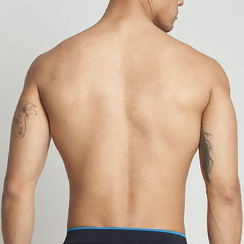
#> input picture example_image.png, 244 x 244 px
$ python -i main.py   (imports and definitions only)
#> lines starting #> are read from the running program, lines starting #| are printed output that depends on the picture; after the words box and inside, x2 and y2 are one past the last pixel; in counts of white or black regions, pixels touching at a corner belong together
import streamlit as st
import cv2
import numpy as np
import matplotlib.pyplot as plt
import math
import tempfile

# [14 lines not run here, left out]
image_example_path = 'example_image.png'
# [3 lines not run here, left out]

def detect_spine_curve(image_path):
#> called with image_path = 'example_image.png'
    img = cv2.imread(image_path)
#> img is the input picture: shape (244, 244, 3); mean B, G, R 152.9, 174.9, 202.3
    if img is None:
        print("Error: Image not found.")
        return

    img = cv2.resize(img, (600, 800))
#> img: shape (800, 600, 3)
    original = img.copy()

    gray = cv2.cvtColor(img, cv2.COLOR_BGR2GRAY)
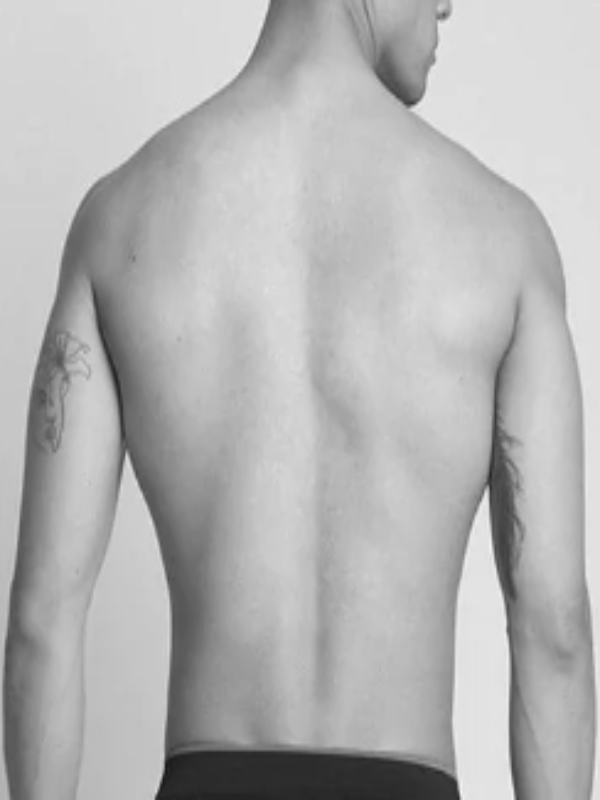
#> gray: shape (800, 600); min 23, max 247, mean 180.5

    clahe = cv2.createCLAHE(clipLimit=3.0, tileGridSize=(8,8))
    enhanced_gray = clahe.apply(gray)
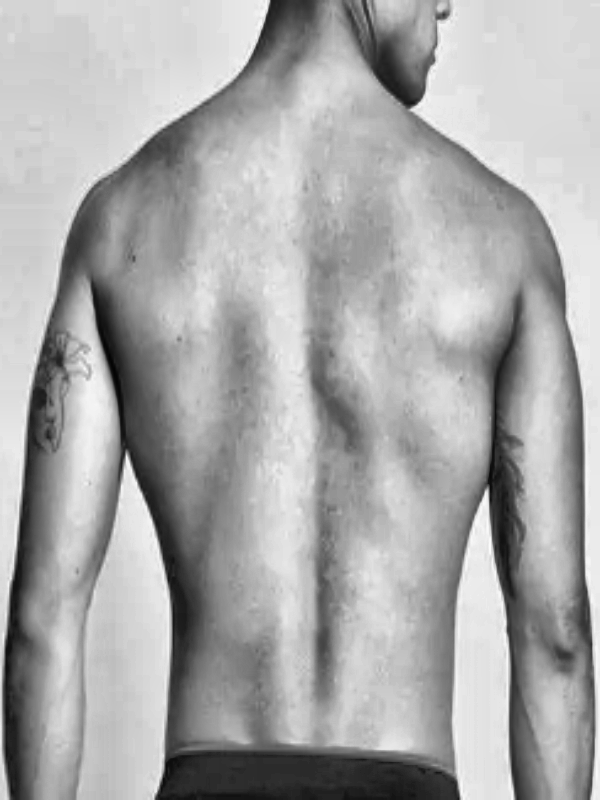
#> enhanced_gray: shape (800, 600); min 2, max 253, mean 169.1

    blurred = cv2.medianBlur(enhanced_gray, 5)

    thresh = cv2.adaptiveThreshold(blurred, 255, cv2.ADAPTIVE_THRESH_GAUSSIAN_C,
                                   cv2.THRESH_BINARY_INV, 11, 5)
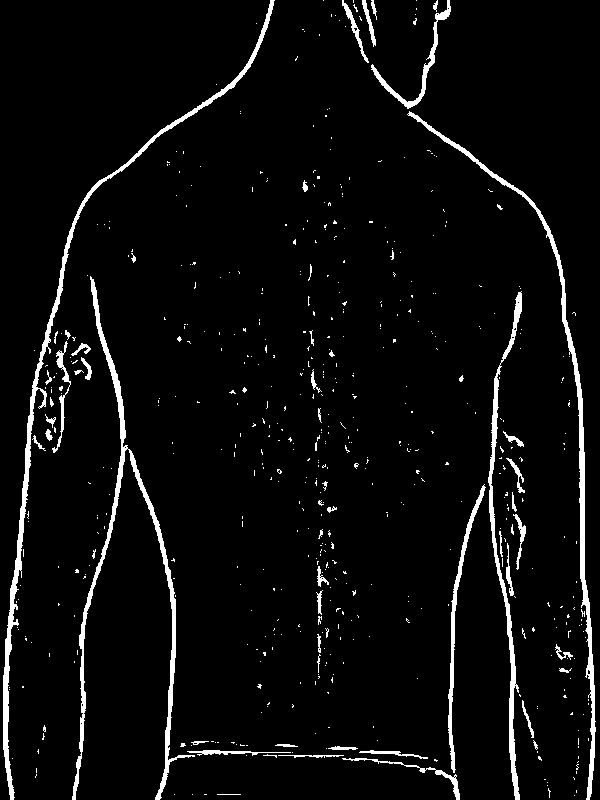
#> thresh: shape (800, 600); 4.5% white; 568 white regions (510 under 20 px), largest, box (x1, y1, x2, y2) and area: (3, 0, 275, 800) 4237, (72, 276, 195, 800) 3962, (407, 111, 596, 800) 3443

    kernel = cv2.getStructuringElement(cv2.MORPH_RECT, (1, 5))

    opened = cv2.morphologyEx(thresh, cv2.MORPH_OPEN, kernel, iterations=2)
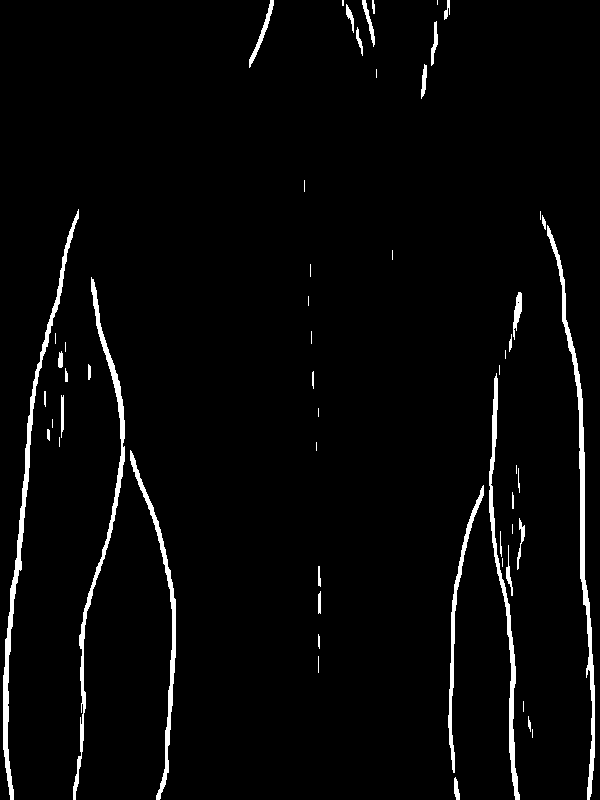
#> opened: shape (800, 600); 3.1% white; 57 white regions (23 under 20 px), largest, box (x1, y1, x2, y2) and area: (3, 209, 79, 800) 2763, (547, 225, 595, 800) 2613, (73, 277, 125, 800) 2227
    processed_mask = cv2.dilate(opened, kernel, iterations=2)
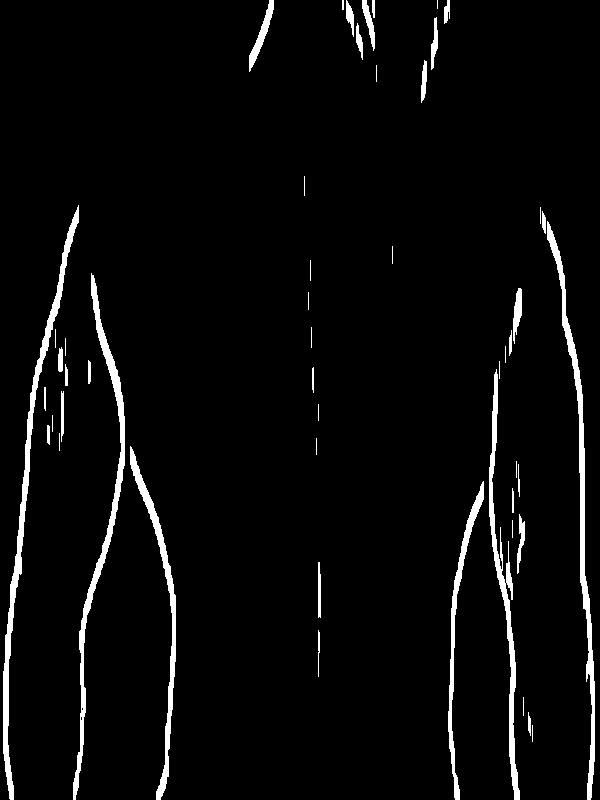
#> processed_mask: shape (800, 600); 3.9% white; 51 white regions (17 under 20 px)

    contours, _ = cv2.findContours(processed_mask, cv2.RETR_EXTERNAL, cv2.CHAIN_APPROX_SIMPLE)
#> contours = 51 contours, 22 with area under 20; largest, box (x1, y1, x2, y2) and area: (3, 205, 79, 800) 2822, (547, 221, 595, 800) 2468, (73, 273, 125, 800) 2432, (489, 369, 520, 800) 1865, (130, 446, 176, 800) 1695

    spine_contour = None
    max_area = 0
    img_center_x = img.shape[1] // 2
#> img_center_x = 300

    for cnt in contours:
        x, y, w, h = cv2.boundingRect(cnt)
        aspect_ratio = h / float(w)
        area = cv2.contourArea(cnt)

        if area > 500 and aspect_ratio > 3 and abs(x - img_center_x) < 150:
            if area > max_area:
                max_area = area
                spine_contour = cnt
#> this loop made 51 passes
#> (x, y, w, h, aspect_ratio, area, max_area) on pass 9: (448, 481, 36, 319, 8.86, 1232, 1232)
#> (x, y, w, h, aspect_ratio, area) on passes 2, 4, 5, 7, 8, 12: (528, 712, 3, 24, 8, 30), (318, 630, 2, 47, 23.5, 20), (318, 562, 3, 56, 18.67, 97.5), (517, 514, 8, 60, 7.5, 157), (512, 488, 2, 25, 12.5, 21.5), (130, 446, 46, 354, 7.7, 1695)
#> after the loop, max_area = 1232; spine_contour = contour of 164 points, box (x1, y1, x2, y2) (448, 481, 484, 800), area 1232

    if spine_contour is not None:
        cv2.drawContours(img, [spine_contour], -1, (0, 255, 0), 2)

        points = spine_contour.reshape(-1, 2)
#> points = 164 pairs, first value 448 to 483, second value 481 to 799
        vx, vy, x0, y0 = cv2.fitLine(points, cv2.DIST_L2, 0, 0.01, 0.01)
#> vx = [0.0813]; vy = [-0.997]; x0 = [463.6]; y0 = [592.9]

        rows, cols = img.shape[:2]
#> rows = 800; cols = 600
        lefty = int((-x0 * vy/vx) + y0)
#> lefty = 6274
        righty = int(((cols - x0) * vy/vx) + y0)
#> righty = -1078
        cv2.line(img, (cols-1, righty), (0, lefty), (255, 0, 0), 2)

        sorted_points = points[points[:,1].argsort()]
#> sorted_points has the same summary as points
        x_vals = sorted_points[:, 0]
#> x_vals = 164 values, max 483 at index 0, min 448 at index 131, mean 463.6
        y_vals = sorted_points[:, 1]
#> y_vals = 164 values from 481 to 799

        if len(y_vals) > 0:
            z = np.polyfit(y_vals, x_vals, 2)
#> z = [0.00079, -1.09, 823.4]
            p = np.poly1d(z)

            curve_points = []
            for y in range(min(y_vals), max(y_vals), 5):
                x = int(p(y))
                curve_points.append((x, y))
#> this loop made 64 passes
#> x on passes 1 to 12: 482, 481, 479, 478, 476, 475, 473, 472, 470, 469, 468, 467
#> after the loop, curve_points = 64 pairs, first value 448 to 482, second value 481 to 796

            cv2.polylines(img, [np.array(curve_points)], False, (0, 0, 255), 3)
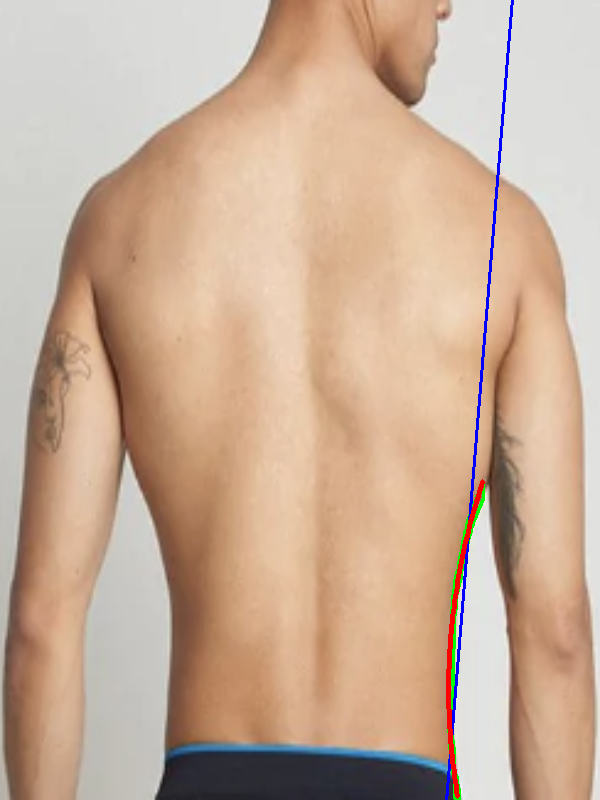
#> img: shape (800, 600, 3); mean B, G, R 152.5, 173.6, 201.2

    titles = ['Original', 'CLAHE Enhanced', 'Threshold Mask', 'Result']
    images = [original, enhanced_gray, processed_mask, img]

    plt.figure(figsize=(10, 8))
    for i in range(4):
        plt.subplot(2, 2, i+1)
        if i == 3 or i == 0:
            plt.imshow(cv2.cvtColor(images[i], cv2.COLOR_BGR2RGB))
        else:
            plt.imshow(images[i], cmap='gray')
        plt.title(titles[i])
        plt.axis('off')
    st.pyplot(plt)
#> (this line was passed over: streamlit is not available in this run)

# [74 lines left out: function analyze_scoliosis_silhouette, not called in this run]

# [12 lines not run here, left out]

>>> result = detect_spine_curve('example_image.png')
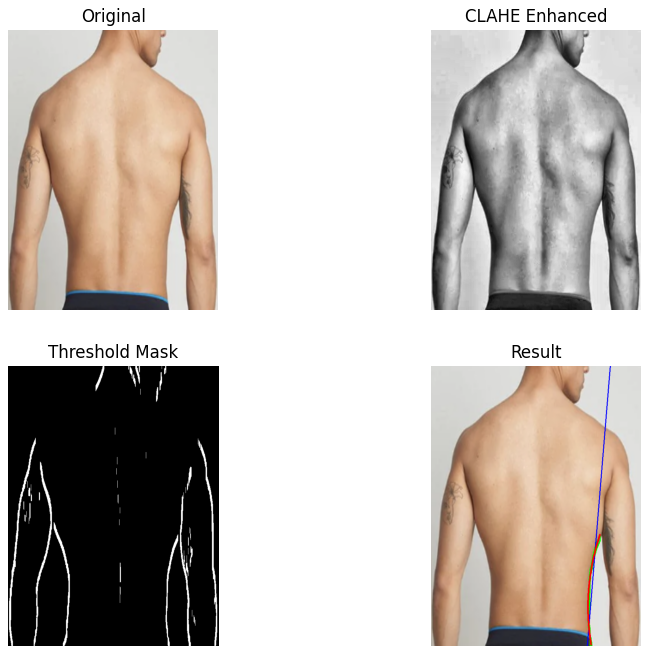
#> figure drawn by matplotlib, 4 panels
